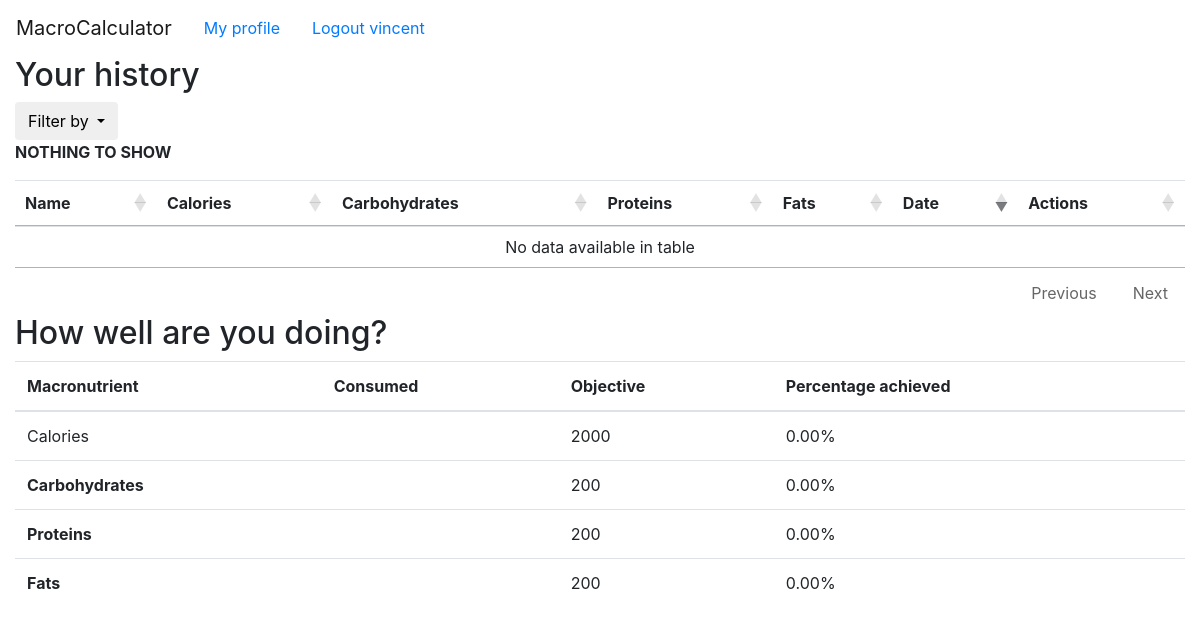
Screenshot of /profile/1/history/ (signed in) with the database file from the repository.
### app_1/models.py (models this page shows)
class Objective(models.Model):
    usuario = models.ForeignKey(Profile, on_delete=models.CASCADE)
    calories_obj = models.IntegerField()
    carbs_obj = models.IntegerField()
    protein_obj = models.IntegerField()
    fat_obj = models.IntegerField()

### app_1/views.py (the view, shortened to what this page needs)
# urls.py: re_path(r'^profile/(?P<user_id>[0-9]+)/history/$', views.history, name='history'),
def history(request, user_id):
    user_history = History.objects.filter(usuario=user_id)
    items_history = [] # list to be sent to the template
    history_entry = {} # dictionary to allocate Items with the day it was added
    macro_eaten = {} # information about the monthly intake of macronutrients
    calories_acum = 0 # acumulator for macro_eaten
    fat_acum = 0 # idem
    protein_acum = 0 # idem
    carbs_acum = 0 # idem
    objectives = Objective.objects.get(usuario=user_id) # save the monthly objective of the user
    macro_eaten['cal_p'] = (calories_acum * 100 ) / objectives.calories_obj
    macro_eaten['carb_p'] = (carbs_acum * 100 ) / objectives.carbs_obj
    macro_eaten['prot_p'] = (protein_acum * 100 ) / objectives.protein_obj
    macro_eaten['fat_p'] = (fat_acum * 100 ) / objectives.fat_obj
    context = {'items_history': items_history,'macro_eaten':macro_eaten,'user_objectives': objectives ,'user_id': user_id}
    return render(request, 'app_1/history.html', context)

### app_1/templates/app_1/history.html (shortened to what this page needs)
{% extends "base_generic.html" %}
{% block content %}
{% load static %}
<div class="container-fluid">
	<h2>Your history</h2>
	<div class="input-group">
		<div class="input-group-btn search-panel">
		   <button type="button" class="btn btn-default dropdown-toggle" data-toggle="dropdown">
				<span id="search_concept">Filter by</span>
		   </button>
		</div>
	</div>
	<table id="table1" class="table">
	 <thead>
	  <tr>
		  <th scope="col">Name</th>
		  <th scope="col">Calories</th>
		  <th scope="col">Carbohydrates</th>
		  <th scope="col">Proteins</th>
		  <th scope="col">Fats</th>
		  <th scope="col">Date</th>
		  <th scope="col">Actions</th>
	  </tr>
	 </thead>
	 <tbody>
	{% if items_history %}
	{% for dup in items_history %}
		<tr>
			<td><strong><a href="/profile/{{ user_id }}/history/item/{{ dup.ITEM.id }}" style="color: black">{{ dup.ITEM.name }}</a></strong></td>
			<td>{{ dup.ITEM.calories }}</td>
			<td>{{ dup.ITEM.tot_carbs|floatformat:2 }}</td>
			<td>{{ dup.ITEM.tot_protein|floatformat:2  }}</td>
			<td>{{ dup.ITEM.tot_fat|floatformat:2  }}</td>
			<td>{{ dup.DATE }}</td>
			<td><a href="/profile/{{ user_id }}/item/{{ dup.ITEM.id }}/delete">
				<img border="0" alt="delete food" src="{% static 'images/delete.png' %}" width="30" height="30    ">
			</a></td>
		</tr>
	{% endfor %}
	{% else %}
        <p><strong>NOTHING TO SHOW</strong></p>
    {% endif %}
	 </tbody>
	</table>
</div>
<div class="container-fluid">
    <h2>How well are you doing?</h2>
        <table id="table1" class="table">
            <thead>
                <tr>
                    <th scope="col">Macronutrient</th>
                    <th scope="col">Consumed</th>
                    <th scope="col">Objective</th>
                    <th scope="col">Percentage achieved</th>
                </tr>
            </thead>
            <tbody>
                {% if user_objectives %}
                    <tr>
                        <td><strong></strong>Calories</td>
                        <td>{{ macro_eaten.cal|floatformat:2 }}</td>
                        <td>{{  user_objectives.calories_obj }}</td>
                        <td>{{ macro_eaten.cal_p|floatformat:2 }}%</td>
                    </tr>
                    <tr>
                        <td><strong>Carbohydrates</strong></td>
                        <td>{{ macro_eaten.carb|floatformat:2 }}</td>
                        <td>{{  user_objectives.carbs_obj }}</td>
                        <td>{{ macro_eaten.carb_p|floatformat:2 }}%</td>
                    </tr>
                    <tr>
                        <td><strong>Proteins</strong></td>
                        <td>{{ macro_eaten.prot|floatformat:2 }}</td>
                        <td>{{  user_objectives.protein_obj }}</td>
                        <td>{{ macro_eaten.prot_p|floatformat:2 }}%</td>
                    </tr>
                    <tr>
                        <td><strong>Fats</strong></td>
                        <td>{{ macro_eaten.fat|floatformat:2 }}</td>
                        <td>{{  user_objectives.fat_obj }}</td>
                        <td>{{ macro_eaten.fat_p|floatformat:2 }}%</td>
                    </tr>
                {% else %}
                    <p><strong>NOTHING TO SHOW</strong></p>
                {% endif %}
            </tbody>
        </table>
</div>
{% endblock %}

### app_1/templates/base_generic.html (shortened to what this page needs)
<!DOCTYPE html>
<html lang="en">
<head>
    <link rel="stylesheet" href="https://maxcdn.bootstrapcdn.com/bootstrap/4.0.0-beta.2/css/bootstrap.min.css"
>
    <link rel="stylesheet" type="text/css" href="//cdn.datatables.net/1.10.16/css/jquery.dataTables.css">
    {% load static %}
</head>
<body>
<header>
    <nav class="navbar navbar-expand navbar-light bg-faded">
        <a class="navbar-brand" href="{% url 'app_1:home' %}">MacroCalculator</a>
        {% if request.user.is_authenticated %}
        <a class="nav-link" href="/profile">My profile</a>
        <a class="nav-link" href="/logout">Logout {{ request.user.username }}</a>
        {% endif %}
    </nav>
</header>
{% block content %}{% endblock %}
</body>
</html>

### rows the page displays
Objective: calories_obj "2000", carbs_obj "200", protein_obj "200", fat_obj "200"

### other values shown
{{ request.user.username }} "vincent"
{{ macro_eaten.cal_p|floatformat:2 }} "0.00"
{{ macro_eaten.carb_p|floatformat:2 }} "0.00"
{{ macro_eaten.prot_p|floatformat:2 }} "0.00"
{{ macro_eaten.fat_p|floatformat:2 }} "0.00"
